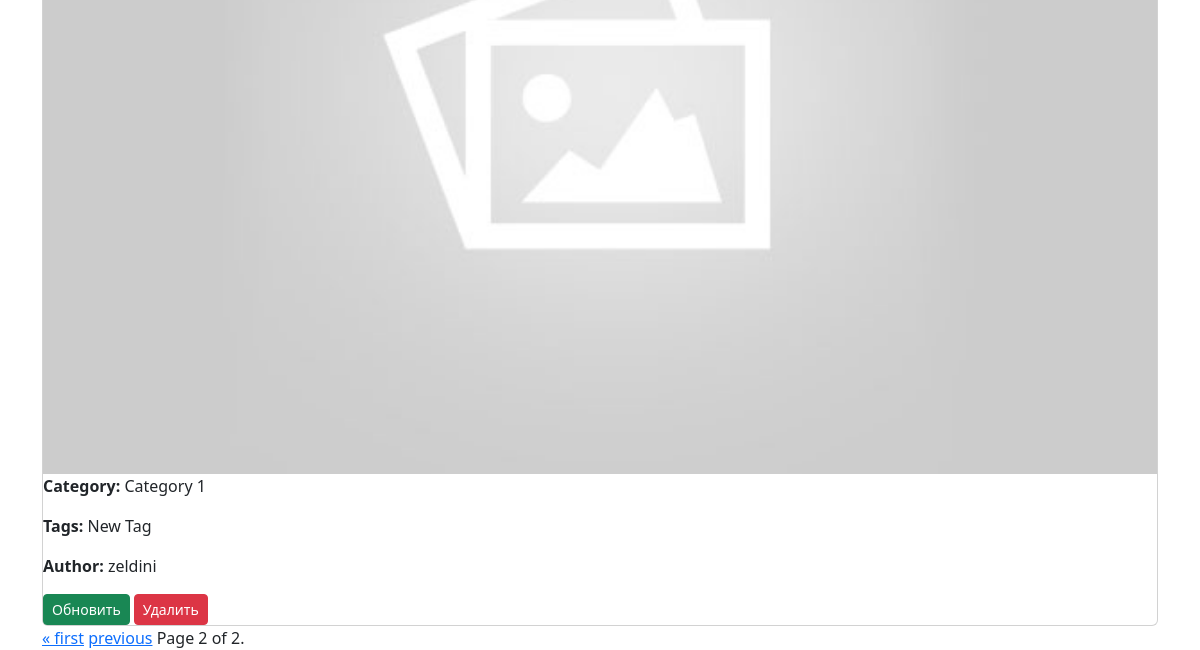
/posts/?page=2 (lower part), run on an earlier commit of the app's database.
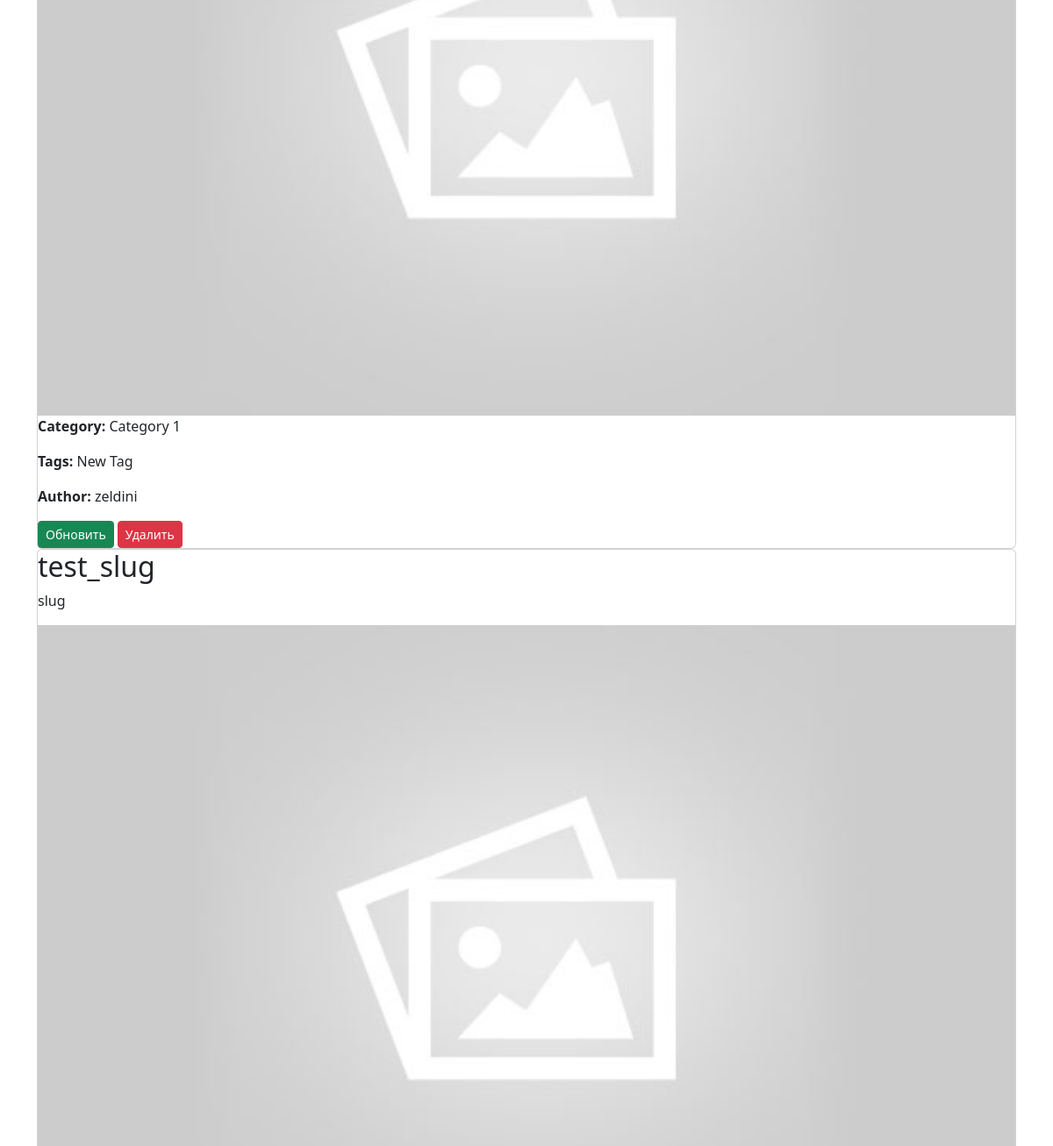
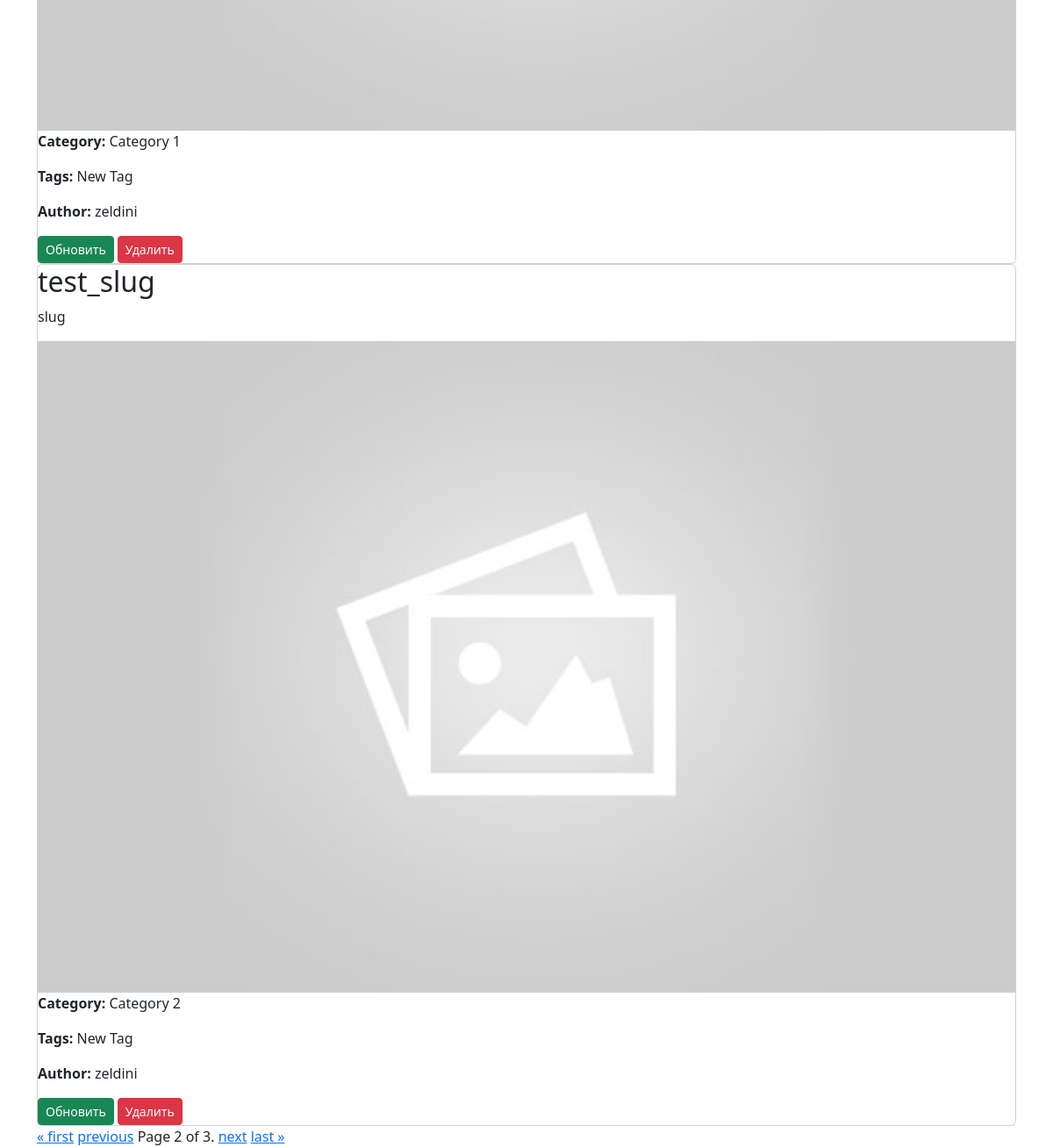
And on a later commit of the database (2 pictures, top to bottom).
### blogs/models.py (models this page shows, shortened)
class Post(models.Model):
    name = models.CharField(max_length=255, verbose_name="Имя")
    slug = models.SlugField(blank=True)
    description = RichTextField()
    featured_image = models.ImageField(blank=True, default="default.jpg", upload_to="images/")
    category = models.ForeignKey(Category, on_delete=models.CASCADE)
    tags = models.ManyToManyField(Tag, blank=True)
    author = models.ForeignKey(User, on_delete=models.CASCADE, default=None, null=True)
    comment = models.ManyToManyField(Comment, blank=True)
    def get_absolute_url(self):
        return reverse("post_detail", kwargs={"pk": self.pk})

class Category(models.Model):
    name = models.CharField(max_length=255, verbose_name="Имя")
    description = models.TextField(verbose_name="Описание")
    slug = models.SlugField(unique=True, default=None, null=True)
    def __str__(self):
        return f"{self.name}"

class Tag(models.Model):
    name = models.CharField(max_length=100)
    slug = models.SlugField(unique=True)

### blogs/views.py (the view)
# urls.py: path("", BlogListView.as_view(), name="post_list"),
class BlogListView(ListView):
    model = Post
    paginate_by = 3
    template_name = "post/post_list.html"
    context_object_name = 'posts'
    form_class = PostSearchForm
    def get_queryset(self):
        queryset = super().get_queryset()
        search_query = self.request.GET.get('search_query')
        category = self.request.GET.get('category')
        if search_query:
            queryset = queryset.filter(Q(name__icontains=search_query) | Q(description__icontains=search_query))
        if category:
            queryset = queryset.filter(category=category)
        return queryset
    def get_context_data(self, **kwargs):
        context = super().get_context_data(**kwargs)
        context['form'] = self.form_class(self.request.GET)
        return context

### blogs/templates/post/post_list.html (shortened to what this page needs)
{% extends "base.html" %}
{% block content %}
<div class="post-list">
    {% for post in posts %}
        <div class="card">
            <h2>{{ post.name }}</h2>
            <p>{{ post.description }}</p>
            <img src="{{ post.featured_image.url }}" alt="{{ post.name }}">
            <p><strong>Category:</strong> {{ post.category }}</p>
            <p><strong>Tags:</strong>
                {% for tag in post.tags.all %}
                    {{ tag.name }}{% if not forloop.last %}, {% endif %}
                {% endfor %}
            </p>
            <p><strong>Author:</strong> {{ post.author }}</p>
            <div class="d-flex gap-1">
                <a href="{{ post.get_absolute_url }}" class="btn btn-success btn-sm">Обновить</a>
                <a href="{% url 'post_delete' post.pk %}" class="btn btn-danger btn-sm">Удалить</a>
            </div>
        </div>
    {% endfor %}
</div>
{% include 'includes/pagination.html' with page_obj=page_obj %}
{% endblock content %}

### templates/base.html (shortened to what this page needs)
{% load static %}
<!DOCTYPE html>
<html lang="en">
<head>
    <link rel="stylesheet" href="{% static 'css/bootstrap.min.css' %}">
</head>
<body>
    <div class="mt-5 container">
        {% block content %}{% endblock content %}
     </div>
</body>
</html>

### blogs/templates/includes/pagination.html
<div class="pagination">
    <span class="step-links">
        {% if page_obj.has_previous %}
            <a href="?page=1">&laquo; first</a>
            <a href="?page={{ page_obj.previous_page_number }}">previous</a>
        {% endif %}
        <span class="current">
            Page {{ page_obj.number }} of {{ page_obj.paginator.num_pages }}.
        </span>
        {% if page_obj.has_next %}
            <a href="?page={{ page_obj.next_page_number }}">next</a>
            <a href="?page={{ page_obj.paginator.num_pages }}">last &raquo;</a>
        {% endif %}
    </span>
</div>

What changed in the data, as far as the page shows it:
added Post: name "test_slug", description "slug", featured_image (placeholder picture), category "Category 1", author "zeldini", Tag (name "New Tag")
added Post: name "test_slug", description "slug", featured_image (placeholder picture), category "Category 2", author "zeldini", Tag (name "New Tag")
Also different on the page:
{{ page_obj.paginator.num_pages }}: "2" → "3"
text now shown: "next last »"
